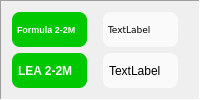
          <widget class="QFrame" name="frame_2M">
           <property name="frameShape">
            <enum>QFrame::Panel</enum>
           </property>
           <property name="frameShadow">
            <enum>QFrame::Sunken</enum>
           </property>
           <layout class="QGridLayout" name="gridLayout_16">
            <item row="1" column="0">
             <widget class="QLabel" name="tLEA2M_label">
              <property name="font">
               <font>
                <weight>75</weight>
                <bold>true</bold>
               </font>
              </property>
              <property name="styleSheet">
               <string notr="true">QLabel {background-color: #00c800;
color: #fafafa;
border: 0px solid grey;
border-radius: 8px;
padding: 3px;
margin-right: 10px}</string>
              </property>
              <property name="text">
               <string>LEA 2-2M</string>
              </property>
             </widget>
            </item>
            <item row="0" column="2">
             <widget class="QLabel" name="Formula2M_Label">
              <property name="font">
               <font>
                <family>Verdana</family>
                <pointsize>7</pointsize>
               </font>
              </property>
              <property name="styleSheet">
               <string notr="true">QLabel {background-color: #fafafa}
QLabel {color: #000000}
QLabel {border: 0px solid grey}
QLabel {border-radius: 8px}
QLabel {padding: 3px}
QLabel {margin-right: 10px}</string>
              </property>
              <property name="text">
               <string>TextLabel</string>
              </property>
             </widget>
            </item>
            <item row="0" column="0">
             <widget class="QLabel" name="tFomula2M_Label">
              <property name="font">
               <font>
                <pointsize>7</pointsize>
                <weight>75</weight>
                <bold>true</bold>
               </font>
              </property>
              <property name="styleSheet">
               <string notr="true">QLabel {background-color: #00c800;
color: #fafafa;
border: 0px solid grey;
border-radius: 8px;
padding: 3px;
margin-right: 10px}</string>
              </property>
              <property name="text">
               <string>Formula 2-2M</string>
              </property>
             </widget>
            </item>
            <item row="1" column="2">
             <widget class="QLabel" name="LEA2M_label">
              <property name="styleSheet">
               <string notr="true">QLabel {background-color: #fafafa}
QLabel {color: #000000}
QLabel {border: 0px solid grey}
QLabel {border-radius: 8px}
QLabel {padding: 3px}
QLabel {margin-right: 10px}</string>
              </property>
              <property name="text">
               <string>TextLabel</string>
              </property>
             </widget>
            </item>
           </layout>
          </widget>
